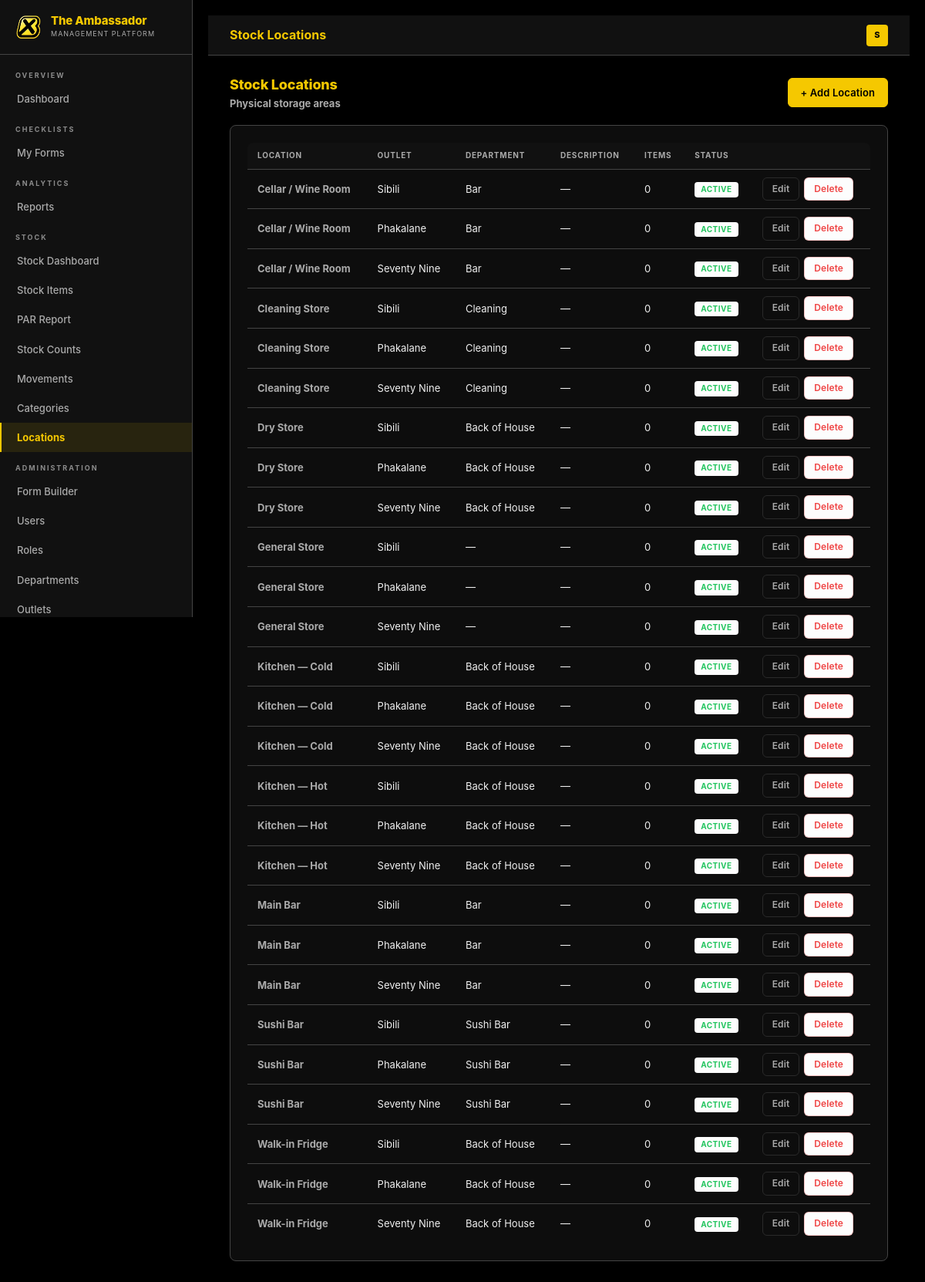
The app's page /stock/locations/ (signed in), older data.
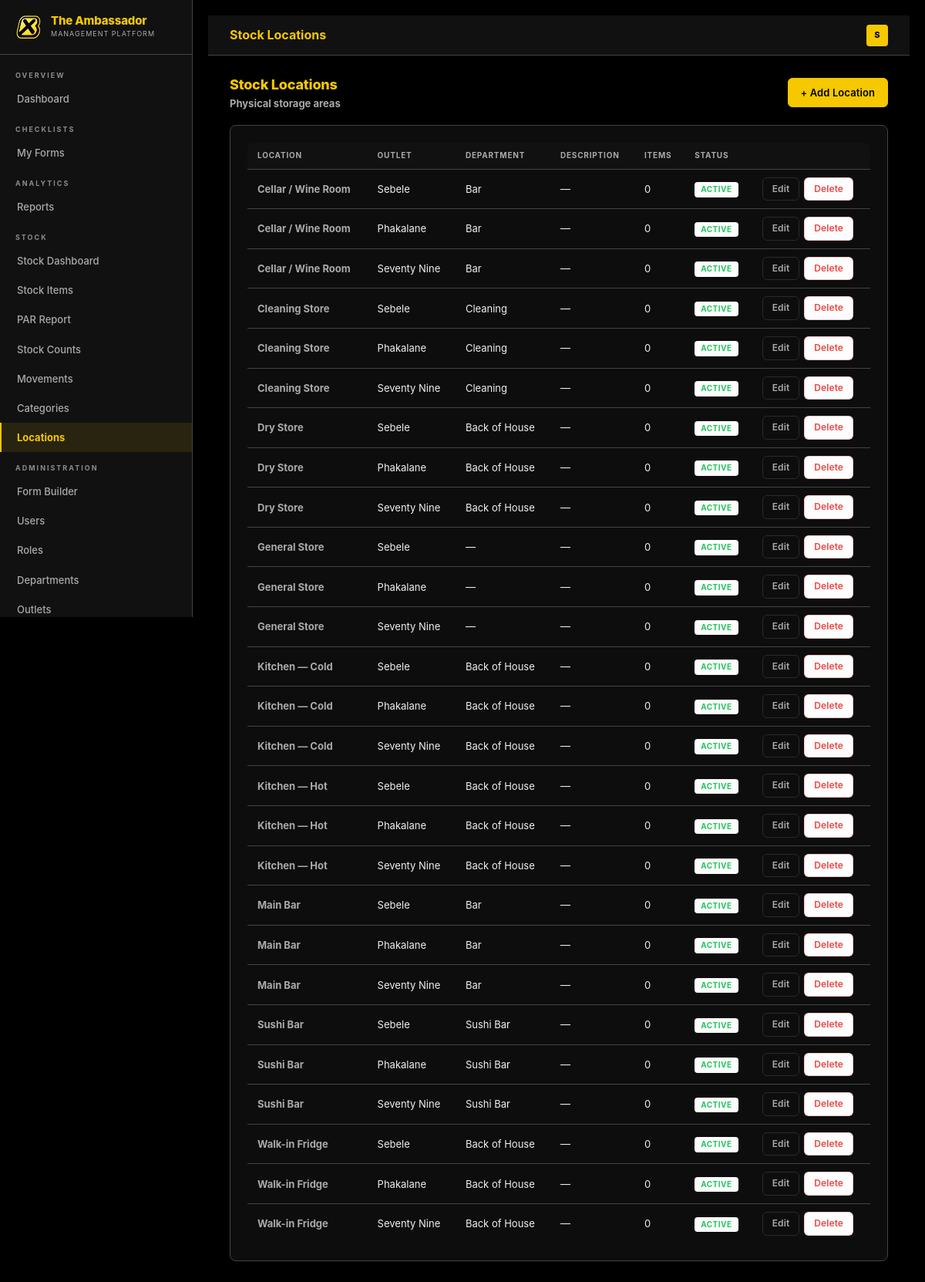
The same page, newer data.
### accounts/models.py (models this page shows, shortened)
class User(AbstractUser):
    custom_role = models.ForeignKey(
        Role, on_delete=models.SET_NULL, null=True, blank=True,
        related_name='users', verbose_name='Role'
    )
    outlet = models.ForeignKey(
        Outlet, on_delete=models.SET_NULL, null=True, blank=True,
        related_name='users', verbose_name='Outlet',
        help_text='Which restaurant this user belongs to'
    )
    department = models.ForeignKey(
        Department, on_delete=models.SET_NULL, null=True, blank=True,
        related_name='users', verbose_name='Department'
    )
    phone  = models.CharField(max_length=20, blank=True)
    avatar = models.ImageField(upload_to='avatars/', blank=True, null=True)
    class Meta:
        verbose_name = 'User'
        verbose_name_plural = 'Users'
    @property
    def role_name(self):
        if self.is_superuser:
            return 'System Admin'
        return self.custom_role.name if self.custom_role else 'No Role'
    @property
    def is_admin(self):
        if self.is_superuser: return True
        return self.custom_role.is_system_admin if self.custom_role else False
    @property
    def can_fill_forms(self):
        if self.is_admin: return True
        return self.custom_role.can_fill_forms if self.custom_role else False
    @property
    def can_view_reports(self):
        if self.is_admin: return True
        return self.custom_role.can_view_reports if self.custom_role else False
    @property
    def can_manage_forms(self):
        if self.is_admin: return True
        return self.custom_role.can_manage_forms if self.custom_role else False
    @property
    def can_manage_users(self):
        if self.is_admin: return True
        return self.custom_role.can_manage_users if self.custom_role else False
    @property
    def can_access_stock(self):
        if self.is_admin: return True
        return self.custom_role.can_access_stock if self.custom_role else False
    @property
    def can_manage_stock(self):
        if self.is_admin: return True
        return self.custom_role.can_manage_stock if self.custom_role else False
    @property
    def display_name(self):
        return self.get_full_name() or self.username

class Outlet(models.Model):
    name        = models.CharField(max_length=100, unique=True)
    code        = models.CharField(max_length=20, unique=True)
    address     = models.TextField(blank=True)
    phone       = models.CharField(max_length=30, blank=True)
    email       = models.EmailField(blank=True)
    is_active   = models.BooleanField(default=True)
    order       = models.PositiveIntegerField(default=0)
    class Meta:
        ordering = ['order', 'name']
    @property
    def short_name(self):
        return self.name.replace("Rhapsody's ", "").replace("Rhapsodys ", "")

class Department(models.Model):
    outlet      = models.ForeignKey(
        Outlet, on_delete=models.CASCADE, null=True, blank=True,
        related_name='departments', verbose_name='Outlet',
        help_text='Which outlet this department belongs to'
    )
    name        = models.CharField(max_length=100)
    code        = models.CharField(max_length=50)
    parent      = models.ForeignKey(
        'self', on_delete=models.SET_NULL, null=True, blank=True,
        related_name='children', verbose_name='Parent Department'
    )
    description = models.TextField(blank=True)
    is_active   = models.BooleanField(default=True)
    order       = models.PositiveIntegerField(default=0)
    class Meta:
        ordering = ['order', 'name']
        unique_together = [['outlet', 'name']]

### stock/models.py (models this page shows, shortened)
class StockLocation(models.Model):
    name        = models.CharField(max_length=100)
    outlet      = models.ForeignKey(
        'accounts.Outlet', on_delete=models.CASCADE,
        null=True, blank=True, related_name='stock_locations',
        help_text='Which restaurant this storage location belongs to'
    )
    department  = models.ForeignKey(
        'accounts.Department', on_delete=models.SET_NULL,
        null=True, blank=True, related_name='stock_locations'
    )
    description = models.TextField(blank=True)
    is_active   = models.BooleanField(default=True)
    class Meta:
        ordering = ['outlet__order', 'name']
        unique_together = [['outlet', 'name']]

### stock/views.py (the view)
    def wrapper(request, *args, **kwargs):
        if not request.user.is_authenticated:
            return redirect('accounts:login')
        if not request.user.can_manage_stock:
            messages.error(request, 'You do not have permission to manage stock items.')
            return redirect('stock:dashboard')
        return fn(request, *args, **kwargs)

### stock/views.py (called while the page is built)
def stock_manage_required(fn):
    def wrapper(request, *args, **kwargs):
        if not request.user.is_authenticated:
            return redirect('accounts:login')
        if not request.user.can_manage_stock:
            messages.error(request, 'You do not have permission to manage stock items.')
            return redirect('stock:dashboard')
        return fn(request, *args, **kwargs)
    wrapper.__name__ = fn.__name__
    return wrapper

@login_required
@stock_manage_required
def location_list(request):
    locs = StockLocation.objects.select_related('department').annotate(item_count=Count('items')).order_by('name')
    return render(request, 'stock/location_list.html', {'locs': locs})

### templates/stock/location_list.html (shortened to what this page needs)
{% extends 'base.html' %}
{% block page_title %}Stock Locations{% endblock %}
{% block content %}
<div class="flex-between mb-4">
 <div>
 <h2 style="font-size:18px;font-weight:800;color:#f5c800;">Stock Locations</h2>
 <p class="text-sm text-muted">Physical storage areas</p>
 </div>
 <a href="{% url 'stock:location_create' %}" class="btn btn-primary">+ Add Location</a>
</div>
<div class="card">
 <div class="table-wrap">
 <table class="table">
 <thead>
 <tr><th>Location</th><th>Outlet</th><th>Department</th><th>Description</th><th>Items</th><th>Status</th><th></th></tr>
 </thead>
 <tbody>
 {% for loc in locs %}
 <tr>
 <td><strong> {{ loc.name }}</strong></td>
 <td class="text-sm">{% if loc.outlet %}{{ loc.outlet.emoji }} {{ loc.outlet.short_name }}{% else %}—{% endif %}</td>
 <td class="text-sm">{% if loc.department %}{{ loc.department.emoji }} {{ loc.department.name }}{% else %}—{% endif %}</td>
 <td class="text-sm">{{ loc.description|default:"—" }}</td>
 <td class="text-sm">{{ loc.item_count }}</td>
 <td>{% if loc.is_active %}<span class="badge badge-success">Active</span>{% else %}<span class="badge badge-draft">Inactive</span>{% endif %}</td>
 <td>
 <div class="flex gap-1">
 <a href="{% url 'stock:location_edit' loc.pk %}" class="btn btn-outline btn-sm">Edit</a>
 {% if loc.item_count == 0 %}
 <a href="{% url 'stock:location_delete' loc.pk %}" class="btn btn-danger btn-sm">Delete</a>
 {% endif %}
 </div>
 </td>
 </tr>
 {% empty %}
 <tr><td colspan="7"><div class="empty-state"><p>No locations yet.</p></div></td></tr>
 {% endfor %}
 </tbody>
 </table>
 </div>
</div>
{% endblock %}

### templates/base.html (shortened to what this page needs)
{% load static %}
<!DOCTYPE html>
<html lang="en">
<head>
 <link rel="stylesheet" href="{% static 'css/style.css' %}">
</head>
<body>
<div class="app-layout">
 <aside class="sidebar" id="sidebar">
 <div class="sidebar-brand">
 <div class="logo-mark">
  <img class="logo-mark" src="{% static 'img/logo.png' %}" alt="B">
 </div>
 <div>
 <h1>The Ambassador</h1>
 <small>Management Platform</small>
 </div>
 </div>
 <nav class="sidebar-nav">
 <div class="nav-section-label">Overview</div>
 <a href="{% url 'dashboard:home' %}" class="nav-link {% if request.resolver_match.url_name == 'home' %}active{% endif %}" onclick="closeSidebar()">Dashboard</a>
 {% if user.can_fill_forms %}
 <div class="nav-section-label">Checklists</div>
 <a href="{% url 'forms_builder:my_forms' %}" class="nav-link {% if request.resolver_match.url_name in 'my_forms,fill_form,submission_detail' %}active{% endif %}" onclick="closeSidebar()">My Forms</a>
 {% endif %}
 {% if user.can_view_reports %}
 <div class="nav-section-label">Analytics</div>
 <a href="{% url 'dashboard:reports' %}" class="nav-link {% if request.resolver_match.url_name == 'reports' %}active{% endif %}" onclick="closeSidebar()">Reports</a>
 {% endif %}
 {% if user.can_access_stock %}
 <div class="nav-section-label">Stock</div>
 <a href="{% url 'stock:dashboard' %}" class="nav-link {% if request.resolver_match.app_name == 'stock' and request.resolver_match.url_name == 'dashboard' %}active{% endif %}" onclick="closeSidebar()">Stock Dashboard</a>
 <a href="{% url 'stock:item_list' %}" class="nav-link {% if request.resolver_match.url_name in 'item_list,item_detail,item_create,item_edit' %}active{% endif %}" onclick="closeSidebar()">Stock Items</a>
 <a href="{% url 'stock:par_report' %}" class="nav-link {% if request.resolver_match.url_name == 'par_report' %}active{% endif %}" onclick="closeSidebar()">PAR Report</a>
 <a href="{% url 'stock:count_list' %}" class="nav-link {% if request.resolver_match.url_name in 'count_list,count_create,count_fill,count_detail' %}active{% endif %}" onclick="closeSidebar()">Stock Counts</a>
 <a href="{% url 'stock:movement_list' %}" class="nav-link {% if request.resolver_match.url_name in 'movement_list,movement_create' %}active{% endif %}" onclick="closeSidebar()">Movements</a>
 {% if user.can_manage_stock %}
 <a href="{% url 'stock:category_list' %}" class="nav-link {% if request.resolver_match.url_name in 'category_list,category_create,category_edit' %}active{% endif %}" onclick="closeSidebar()">Categories</a>
 <a href="{% url 'stock:location_list' %}" class="nav-link {% if request.resolver_match.url_name in 'location_list,location_create,location_edit' %}active{% endif %}" onclick="closeSidebar()">Locations</a>
 {% endif %}
 {% endif %}
 {% if user.can_manage_forms or user.can_manage_users or user.is_admin %}
 <div class="nav-section-label">Administration</div>
 {% if user.can_manage_forms %}
 <a href="{% url 'forms_builder:template_list' %}" class="nav-link {% if request.resolver_match.url_name in 'template_list,template_create,template_builder,template_edit' %}active{% endif %}" onclick="closeSidebar()">Form Builder</a>
 {% endif %}
 {% if user.can_manage_users %}
 <a href="{% url 'accounts:user_list' %}" class="nav-link {% if request.resolver_match.url_name in 'user_list,user_create,user_edit' %}active{% endif %}" onclick="closeSidebar()">Users</a>
 {% endif %}
 {% if user.is_admin %}
 <a href="{% url 'accounts:role_list' %}" class="nav-link {% if request.resolver_match.url_name in 'role_list,role_create,role_edit' %}active{% endif %}" onclick="closeSidebar()">Roles</a>
 <a href="{% url 'accounts:dept_list' %}" class="nav-link {% if request.resolver_match.url_name in 'dept_list,dept_create,dept_edit' %}active{% endif %}" onclick="closeSidebar()">Departments</a>
 <a href="{% url 'accounts:outlet_list' %}" class="nav-link {% if request.resolver_match.url_name in 'outlet_list,outlet_create,outlet_edit' %}active{% endif %}" onclick="closeSidebar()">Outlets</a>
 {% endif %}
 {% endif %}
 </nav>
 </aside>
 <div class="main-wrap">
 <header class="topbar">
 <div class="topbar-left">
 <span class="topbar-title">{% block page_title %}Dashboard{% endblock %}</span>
 </div>
 <div class="topbar-right">
 <a href="{% url 'accounts:profile' %}" class="topbar-avatar" title="{{ user.display_name }}">{{ user.display_name|first|upper }}</a>
 </div>
 </header>
 <main class="page-content">
 {% block content %}{% endblock %}
 </main>
 </div>
</div>
</body>
</html>

Row changes from the older to the newer data that the page shows:
changed through a linked row, StockLocation (number 1 of 27 on the later page): outlet.short_name "Sibili" → "Sebele"
changed through a linked row, StockLocation (number 4 of 27 on the later page): outlet.short_name "Sibili" → "Sebele"
changed through a linked row, StockLocation (number 7 of 27 on the later page): outlet.short_name "Sibili" → "Sebele"
changed through a linked row, StockLocation (number 10 of 27 on the later page): outlet.short_name "Sibili" → "Sebele"
changed through a linked row, StockLocation (number 13 of 27 on the later page): outlet.short_name "Sibili" → "Sebele"
changed through a linked row, StockLocation (number 16 of 27 on the later page): outlet.short_name "Sibili" → "Sebele"
changed through a linked row, StockLocation (number 19 of 27 on the later page): outlet.short_name "Sibili" → "Sebele"
changed through a linked row, StockLocation (number 22 of 27 on the later page): outlet.short_name "Sibili" → "Sebele"
changed through a linked row, StockLocation (number 25 of 27 on the later page): outlet.short_name "Sibili" → "Sebele"
